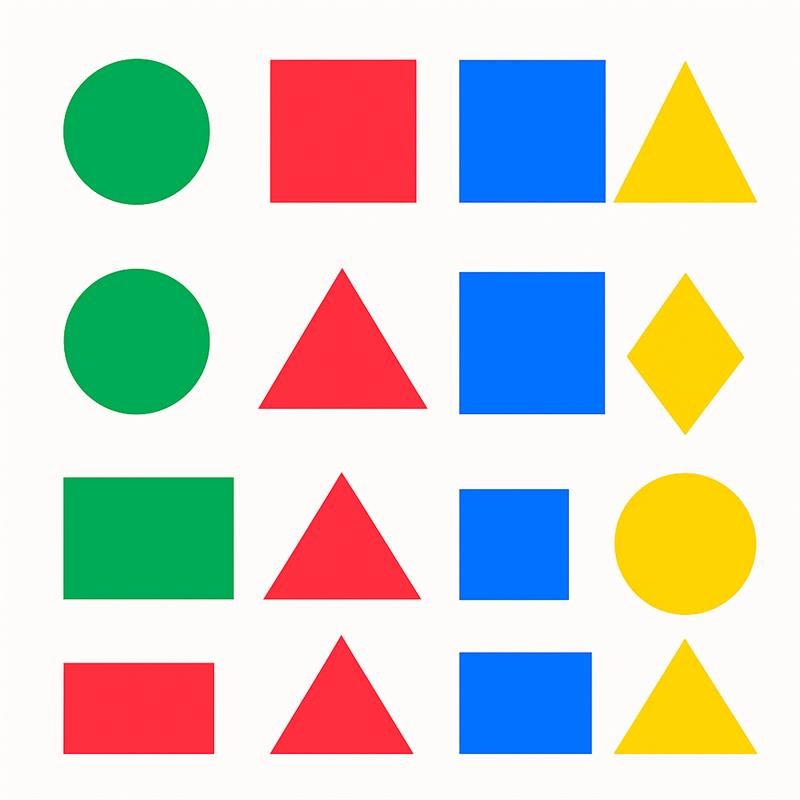
#> input picture imagenIA/figura.png, 800 x 800 px, found by its file name
$ python FigurasCentro.py
#> lines starting #> are read from the running program, lines starting #| are printed output that depends on the picture; after the words box and inside, x2 and y2 are one past the last pixel; in counts of white or black regions, pixels touching at a corner belong together
import cv2 as cv
import numpy as np

img = cv.imread('C:\\Users\\villi\\OneDrive\\Escritorio\\uni\\imagenIA\\figura.png', 1)
#> img is the input picture: shape (800, 800, 3); mean B, G, R 200.1, 206.5, 205.1
img2 = cv.cvtColor(img, cv.COLOR_BGR2GRAY)
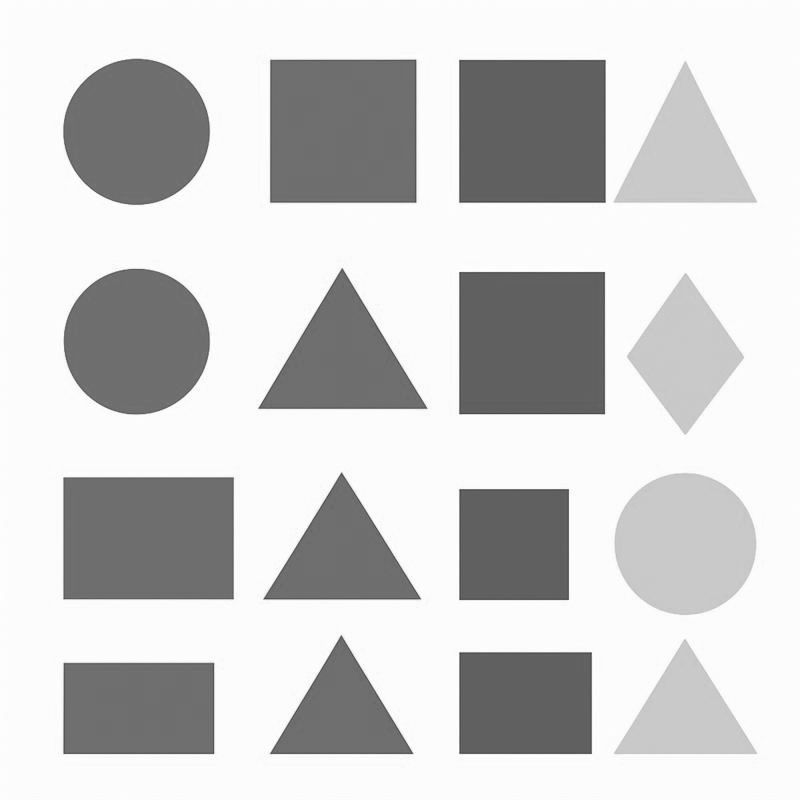
#> img2: shape (800, 800); min 61, max 255, mean 205.3
hsv = cv.cvtColor(img, cv.COLOR_BGR2HSV)
#> hsv: shape (800, 800, 3); mean H, S, V 57.3, 89, 246

########################### ROJO ###################################

ubb = (0, 60, 60)
uba = (10, 255, 255)
ubb1 = (170, 60, 60)
uba1 = (180, 255, 255)

mascara1 = cv.inRange(hsv, ubb, uba)
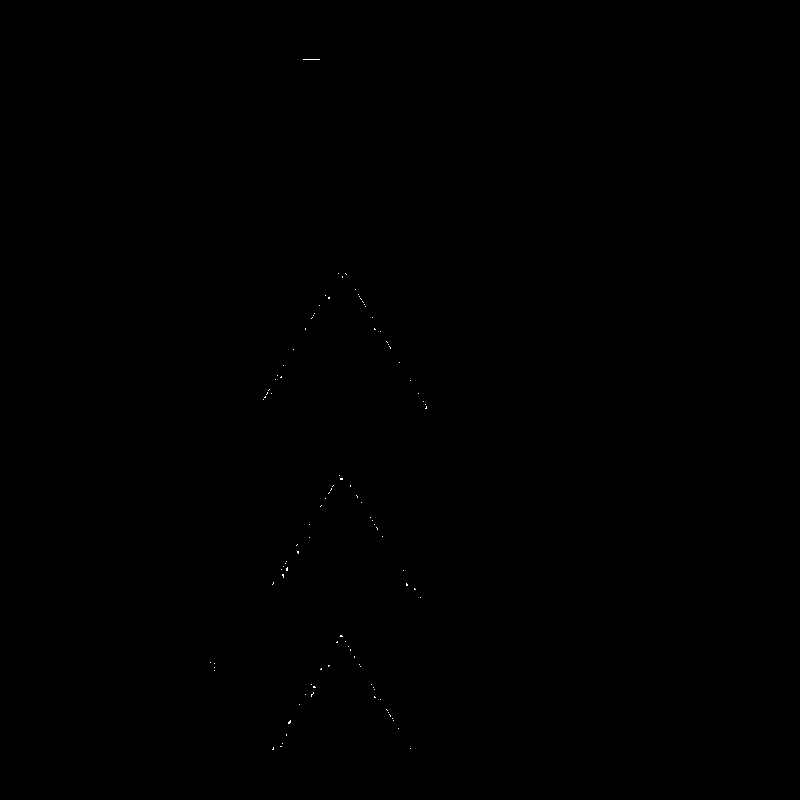
#> mascara1: shape (800, 800); 0.03% white in thin lines or dots, all inside (x1, y1, x2, y2) = (210, 59, 427, 750)
mascara2 = cv.inRange(hsv, ubb1, uba1)
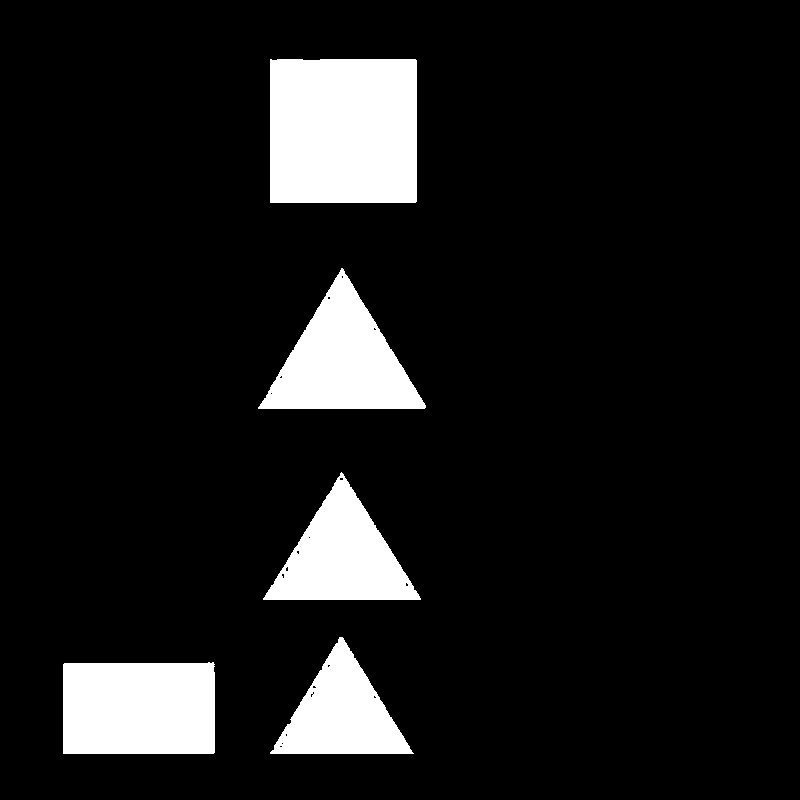
#> mascara2: shape (800, 800); 10.3% white; 5 white regions, box (x1, y1, x2, y2) and area: (270, 59, 417, 203) 21144, (63, 662, 215, 754) 13827, (258, 268, 426, 409) 12018, (263, 472, 421, 600) 10180, (270, 637, 414, 754) 8567
mascara = mascara1 + mascara2
#> mascara: shape (800, 800); 10.3% white; 5 white regions, box (x1, y1, x2, y2) and area: (270, 59, 417, 203) 21161, (63, 662, 215, 754) 13831, (258, 268, 427, 409) 12081, (263, 472, 421, 600) 10249, (270, 635, 414, 754) 8637
resultadoRojo = cv.bitwise_and(img, img, mask=mascara)

altura, ancho = mascara.shape
#> altura = 800; ancho = 800
visitados = np.zeros_like(mascara)

for y in range(altura):
    for x in range(ancho):
        if mascara[y, x] == 255 and visitados[y, x] == 0:
            xs = []
            ys = []
            pila = [(y, x)]

            while pila:
                cy, cx = pila.pop()
                if cy < 0 or cy >= altura or cx < 0 or cx >= ancho or visitados[cy, cx] or mascara[cy, cx] == 0:
                    continue

                visitados[cy, cx] = 1
                xs.append(cx)
                ys.append(cy)

                pila.extend([(cy-1, cx), (cy+1, cx), (cy, cx-1), (cy, cx+1)])

            if xs:
                centro_x = (min(xs) + max(xs)) // 2
                centro_y = (min(ys) + max(ys)) // 2
                print(f'{centro_x}, {centro_y}')
                cv.circle(resultadoRojo, (centro_x, centro_y), 7, (0, 255, 0), -1)
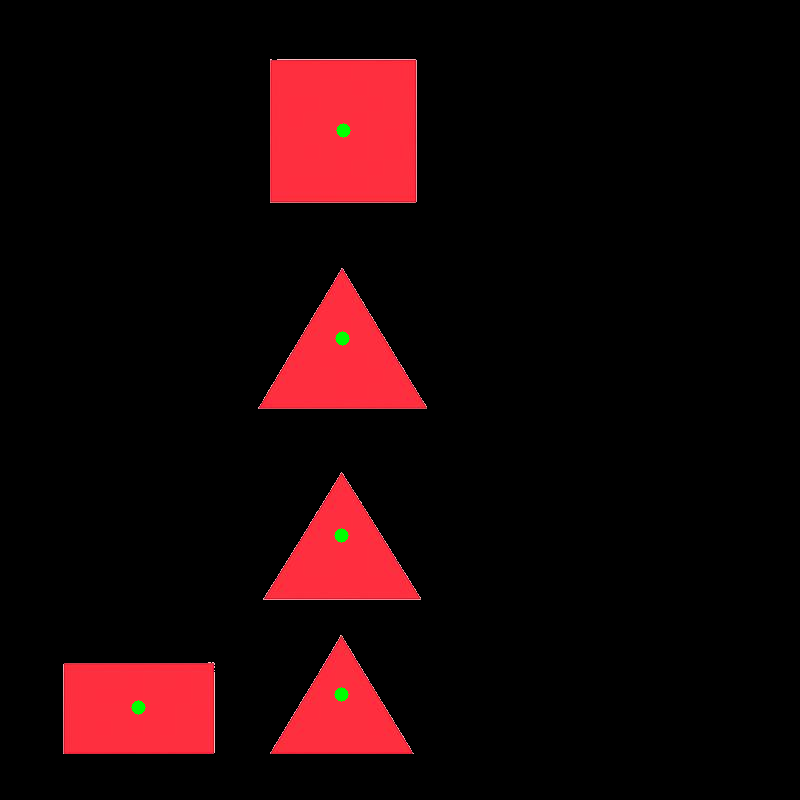
#> resultadoRojo: shape (800, 800, 3); mean B, G, R 6.6, 5.2, 25.7

########################### VERDE ###################################

ubb = (40, 60, 60)
uba = (80, 255, 255)
mascara1 = cv.inRange(hsv, ubb, uba)
#> mascara1: shape (800, 800); 8.6% white; 3 white regions, box (x1, y1, x2, y2) and area: (63, 477, 234, 600) 21029, (63, 58, 210, 205) 16976, (64, 268, 210, 415) 16904
resultadoVerde = cv.bitwise_and(img, img, mask=mascara1)

altura, ancho = mascara1.shape
visitados = np.zeros_like(mascara1)

for y in range(altura):
    for x in range(ancho):
        if mascara1[y, x] == 255 and visitados[y, x] == 0:
            xs = []
            ys = []
            pila = [(y, x)]

            while pila:
                cy, cx = pila.pop()
                if cy < 0 or cy >= altura or cx < 0 or cx >= ancho or visitados[cy, cx] or mascara1[cy, cx] == 0:
                    continue

                visitados[cy, cx] = 1
                xs.append(cx)
                ys.append(cy)

                pila.extend([(cy-1, cx), (cy+1, cx), (cy, cx-1), (cy, cx+1)])

            if xs:
                centro_x = (min(xs) + max(xs)) // 2
                centro_y = (min(ys) + max(ys)) // 2
                print(f'{centro_x}, {centro_y}')
                cv.circle(resultadoVerde, (centro_x, centro_y), 7, (0, 255, 0), -1)
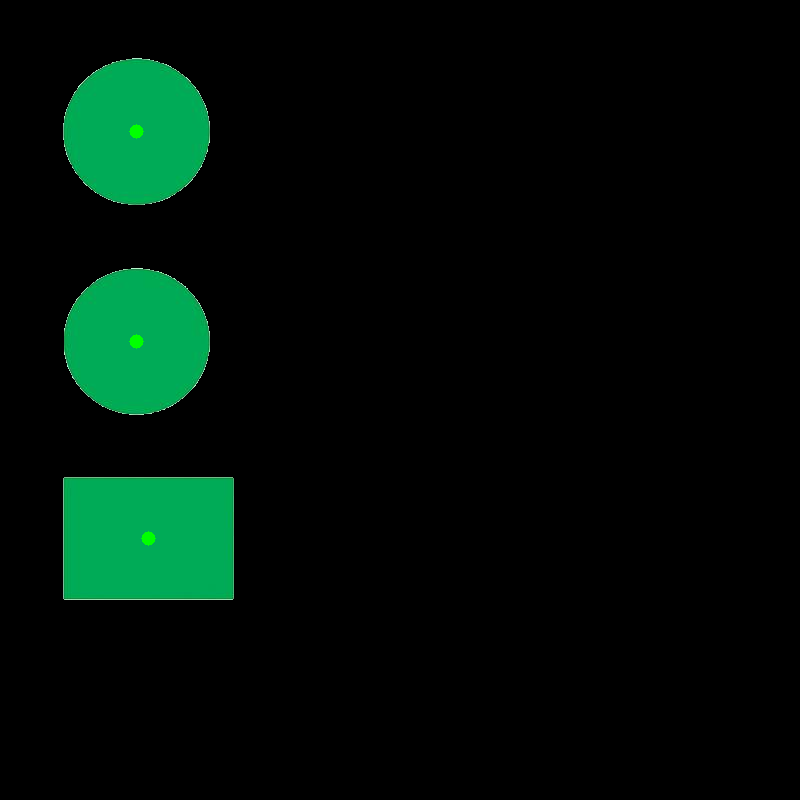
#> resultadoVerde: shape (800, 800, 3); mean B, G, R 7.5, 14.7, 0.4

########################### AZUL ###################################

ubb = (100, 60, 60)
uba = (130, 255, 255)
mascara1 = cv.inRange(hsv, ubb, uba)
#> mascara1: shape (800, 800); 10.6% white; 4 white regions, box (x1, y1, x2, y2) and area: (459, 60, 606, 203) 21021, (459, 272, 605, 415) 20875, (459, 652, 592, 754) 13566, (459, 489, 569, 600) 12210
resultadoAzul = cv.bitwise_and(img, img, mask=mascara1)

altura, ancho = mascara1.shape
visitados = np.zeros_like(mascara1)

for y in range(altura):
    for x in range(ancho):
        if mascara1[y, x] == 255 and visitados[y, x] == 0:
            xs = []
            ys = []
            pila = [(y, x)]

            while pila:
                cy, cx = pila.pop()
                if cy < 0 or cy >= altura or cx < 0 or cx >= ancho or visitados[cy, cx] or mascara1[cy, cx] == 0:
                    continue

                visitados[cy, cx] = 1
                xs.append(cx)
                ys.append(cy)

                pila.extend([(cy-1, cx), (cy+1, cx), (cy, cx-1), (cy, cx+1)])

            if xs:
                centro_x = (min(xs) + max(xs)) // 2
                centro_y = (min(ys) + max(ys)) // 2
                print(f'{centro_x}, {centro_y}')
                cv.circle(resultadoAzul, (centro_x, centro_y), 7, (0, 255, 0), -1)
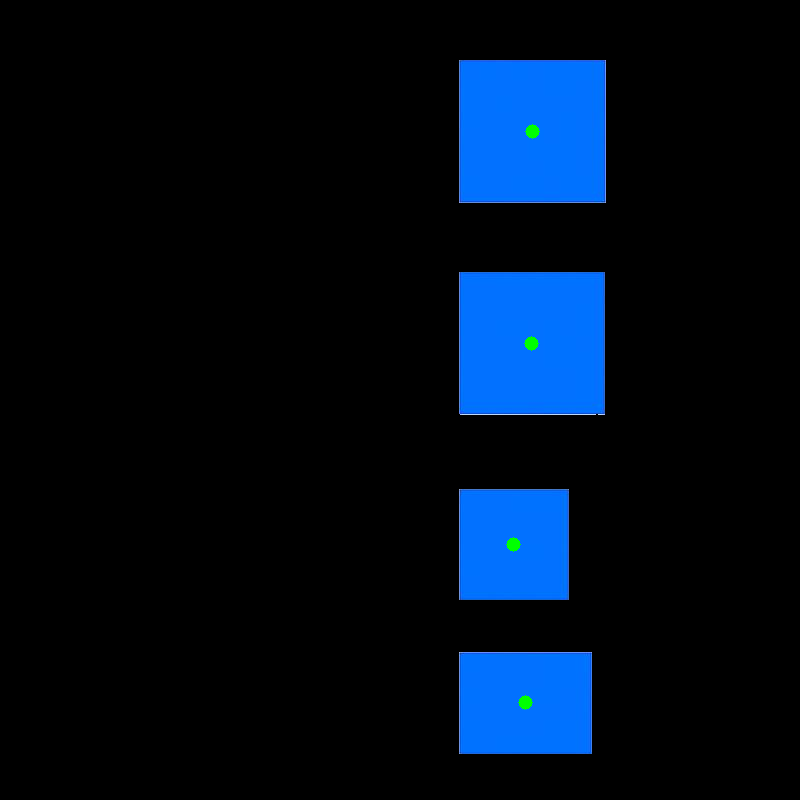
#> resultadoAzul: shape (800, 800, 3); mean B, G, R 26.5, 12.1, 0.5

########################### AMARILLO ###################################

ubb = (20, 60, 60)
uba = (40, 255, 255)
mascara1 = cv.inRange(hsv, ubb, uba)
#> mascara1: shape (800, 800); 7% white; 4 white regions, box (x1, y1, x2, y2) and area: (614, 472, 757, 615) 16054, (613, 61, 757, 204) 10576, (626, 273, 744, 435) 9911, (613, 639, 758, 755) 8547
resultadoAmarillo = cv.bitwise_and(img, img, mask=mascara1)

altura, ancho = mascara1.shape
visitados = np.zeros_like(mascara1)

for y in range(altura):
    for x in range(ancho):
        if mascara1[y, x] == 255 and visitados[y, x] == 0:
            xs = []
            ys = []
            pila = [(y, x)]

            while pila:
                cy, cx = pila.pop()
                if cy < 0 or cy >= altura or cx < 0 or cx >= ancho or visitados[cy, cx] or mascara1[cy, cx] == 0:
                    continue

                visitados[cy, cx] = 1
                xs.append(cx)
                ys.append(cy)

                pila.extend([(cy-1, cx), (cy+1, cx), (cy, cx-1), (cy, cx+1)])

            if xs:
                centro_x = (min(xs) + max(xs)) // 2
                centro_y = (min(ys) + max(ys)) // 2
                print(f'{centro_x}, {centro_y}')
                cv.circle(resultadoAmarillo, (centro_x, centro_y), 7, (0, 255, 0), -1)
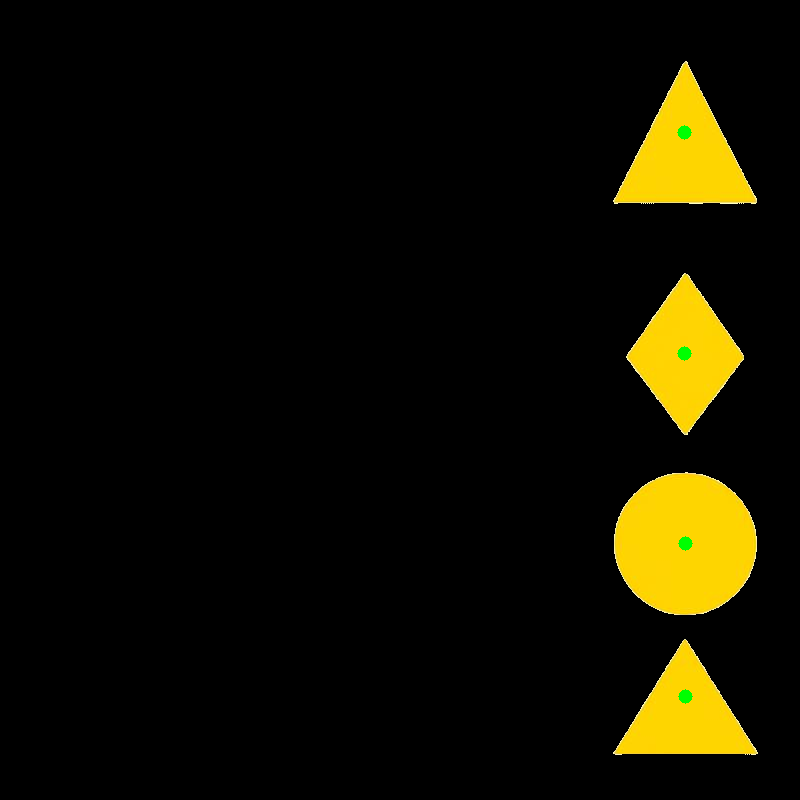
#> resultadoAmarillo: shape (800, 800, 3); mean B, G, R 0.7, 15, 17.6

cv.imshow('resultado', resultadoRojo)
cv.imshow('resultadoVerde', resultadoVerde)
cv.imshow('resultadoAzul', resultadoAzul)
cv.imshow('resultadoAmarillo', resultadoAmarillo)

cv.imshow('img', img)

cv.waitKey(0)
cv.destroyAllWindows()
